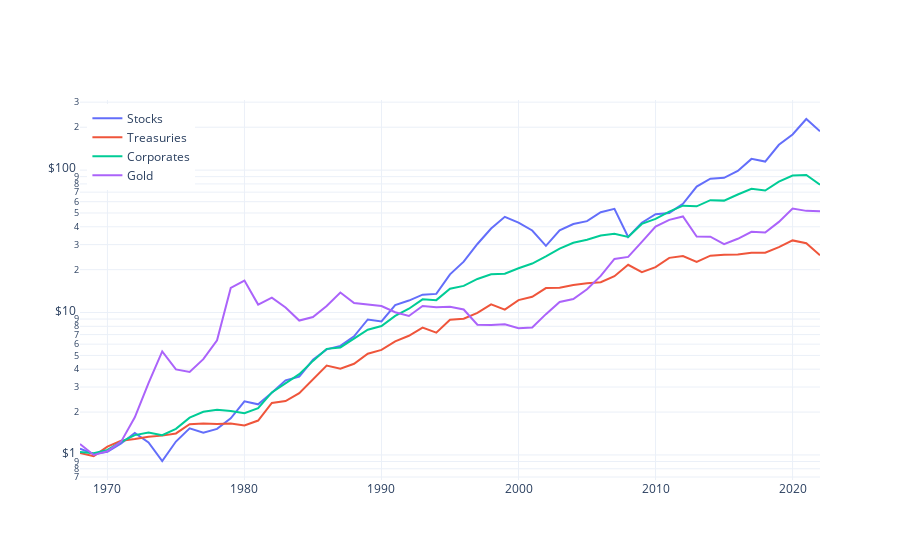

Notebook source saved alongside this figure:
### Markdown cell above
# FIGURE 3 (COMPOUND RETURNS ON LOG SCALE)

### Code cell
accum = (1+df).cumprod()

traces = []
for asset in accum.columns:
    trace = go.Scatter(
        x=accum.index.to_list(),
        y=accum[asset],
        name=asset,
        text=[asset]*accum.shape[0],
        hovertemplate="%{text} = $%{y:.2f}<extra></extra>"
    )
    traces.append(trace)

fig = go.Figure()
for trace in traces:
    fig.add_trace(trace)

fig.update_layout(
    yaxis_tickprefix="$",
    xaxis_tickformat=".0f",
    yaxis_type="log",
    hovermode="x unified",
    template="plotly_white",
    legend=dict(
        yanchor="top", 
        y=0.99, 
        xanchor="left", 
        x=0.01
    ),
)
fig.show()

### Figure 1 — Plotly figure (JSON) as saved in the notebook; plotly's stock layout.template omitted (floating-point values rounded to 4 significant figures)
{"data": [{"hovertemplate": "%{text} = $%{y:.2f}<extra></extra>", "name": "Stocks", "text": ["Stocks", "Stocks", "Stocks", "Stocks", "Stocks", "Stocks", "Stocks", "Stocks", "Stocks", "Stocks", "Stocks", "Stocks", "Stocks", "Stocks", "Stocks", "Stocks", "Stocks", "Stocks", "Stocks", "Stocks", "Stocks", "Stocks", "Stocks", "Stocks", "Stocks", "Stocks", "Stocks", "Stocks", "Stocks", "Stocks", "Stocks", "Stocks", "Stocks", "Stocks", "Stocks", "Stocks", "Stocks", "Stocks", "Stocks", "Stocks", "Stocks", "Stocks", "Stocks", "Stocks", "Stocks", "Stocks", "Stocks", "Stocks", "Stocks", "Stocks", "Stocks", "Stocks", "Stocks", "Stocks", "Stocks"], "type": "scatter", "x": [1968, 1969, 1970, 1971, 1972, 1973, 1974, 1975, 1976, 1977, 1978, 1979, 1980, 1981, 1982, 1983, 1984, 1985, 1986, 1987, 1988, 1989, 1990, 1991, 1992, 1993, 1994, 1995, 1996, 1997, 1998, 1999, 2000, 2001, 2002, 2003, 2004, 2005, 2006, 2007, 2008, 2009, 2010, 2011, 2012, 2013, 2014, 2015, 2016, 2017, 2018, 2019, 2020, 2021, 2022], "y": [1.108, 1.017, 1.053, 1.203, 1.428, 1.224, 0.907, 1.242, 1.539, 1.431, 1.524, 1.807, 2.38, 2.268, 2.731, 3.341, 3.547, 4.654, 5.515, 5.836, 6.801, 8.942, 8.668, 11.29, 12.13, 13.34, 13.52, 18.55, 22.76, 30.29, 38.87, 46.99, 42.75, 37.68, 29.41, 37.74, 41.8, 43.82, 50.66, 53.44, 33.91, 42.7, 49.03, 50.06, 58.01, 76.66, 87.03, 88.23, 98.61, 119.9, 114.8, 150.7, 177.9, 228.5, 187.3]}, {"hovertemplate": "%{text} = $%{y:.2f}<extra></extra>", "name": "Treasuries", "text": ["Treasuries", "Treasuries", "Treasuries", "Treasuries", "Treasuries", "Treasuries", "Treasuries", "Treasuries", "Treasuries", "Treasuries", "Treasuries", "Treasuries", "Treasuries", "Treasuries", "Treasuries", "Treasuries", "Treasuries", "Treasuries", "Treasuries", "Treasuries", "Treasuries", "Treasuries", "Treasuries", "Treasuries", "Treasuries", "Treasuries", "Treasuries", "Treasuries", "Treasuries", "Treasuries", "Treasuries", "Treasuries", "Treasuries", "Treasuries", "Treasuries", "Treasuries", "Treasuries", "Treasuries", "Treasuries", "Treasuries", "Treasuries", "Treasuries", "Treasuries", "Treasuries", "Treasuries", "Treasuries", "Treasuries", "Treasuries", "Treasuries", "Treasuries", "Treasuries", "Treasuries", "Treasuries", "Treasuries", "Treasuries"], "type": "scatter", "x": [1968, 1969, 1970, 1971, 1972, 1973, 1974, 1975, 1976, 1977, 1978, 1979, 1980, 1981, 1982, 1983, 1984, 1985, 1986, 1987, 1988, 1989, 1990, 1991, 1992, 1993, 1994, 1995, 1996, 1997, 1998, 1999, 2000, 2001, 2002, 2003, 2004, 2005, 2006, 2007, 2008, 2009, 2010, 2011, 2012, 2013, 2014, 2015, 2016, 2017, 2018, 2019, 2020, 2021, 2022], "y": [1.033, 0.981, 1.145, 1.257, 1.293, 1.34, 1.367, 1.416, 1.642, 1.664, 1.651, 1.662, 1.612, 1.744, 2.317, 2.391, 2.719, 3.418, 4.248, 4.038, 4.37, 5.143, 5.463, 6.283, 6.871, 7.848, 7.217, 8.912, 9.039, 9.938, 11.42, 10.48, 12.22, 12.9, 14.85, 14.91, 15.58, 16.03, 16.34, 18.01, 21.63, 19.22, 20.85, 24.2, 24.91, 22.65, 25.08, 25.4, 25.58, 26.29, 26.29, 28.82, 32.09, 30.67, 25.2]}, {"hovertemplate": "%{text} = $%{y:.2f}<extra></extra>", "name": "Corporates", "text": ["Corporates", "Corporates", "Corporates", "Corporates", "Corporates", "Corporates", "Corporates", "Corporates", "Corporates", "Corporates", "Corporates", "Corporates", "Corporates", "Corporates", "Corporates", "Corporates", "Corporates", "Corporates", "Corporates", "Corporates", "Corporates", "Corporates", "Corporates", "Corporates", "Corporates", "Corporates", "Corporates", "Corporates", "Corporates", "Corporates", "Corporates", "Corporates", "Corporates", "Corporates", "Corporates", "Corporates", "Corporates", "Corporates", "Corporates", "Corporates", "Corporates", "Corporates", "Corporates", "Corporates", "Corporates", "Corporates", "Corporates", "Corporates", "Corporates", "Corporates", "Corporates", "Corporates", "Corporates", "Corporates", "Corporates"], "type": "scatter", "x": [1968, 1969, 1970, 1971, 1972, 1973, 1974, 1975, 1976, 1977, 1978, 1979, 1980, 1981, 1982, 1983, 1984, 1985, 1986, 1987, 1988, 1989, 1990, 1991, 1992, 1993, 1994, 1995, 1996, 1997, 1998, 1999, 2000, 2001, 2002, 2003, 2004, 2005, 2006, 2007, 2008, 2009, 2010, 2011, 2012, 2013, 2014, 2015, 2016, 2017, 2018, 2019, 2020, 2021, 2022], "y": [1.048, 1.027, 1.085, 1.237, 1.378, 1.438, 1.375, 1.527, 1.828, 2.01, 2.073, 2.032, 1.964, 2.131, 2.75, 3.195, 3.694, 4.576, 5.559, 5.686, 6.545, 7.579, 8.044, 9.48, 10.63, 12.38, 12.22, 14.68, 15.38, 17.21, 18.57, 18.73, 20.48, 22.08, 24.77, 28.12, 30.9, 32.42, 34.7, 35.8, 33.98, 41.91, 45.41, 51.12, 56.3, 55.7, 61.49, 61.06, 67.39, 73.94, 71.9, 82.92, 91.56, 92.41, 79.02]}, {"hovertemplate": "%{text} = $%{y:.2f}<extra></extra>", "name": "Gold", "text": ["Gold", "Gold", "Gold", "Gold", "Gold", "Gold", "Gold", "Gold", "Gold", "Gold", "Gold", "Gold", "Gold", "Gold", "Gold", "Gold", "Gold", "Gold", "Gold", "Gold", "Gold", "Gold", "Gold", "Gold", "Gold", "Gold", "Gold", "Gold", "Gold", "Gold", "Gold", "Gold", "Gold", "Gold", "Gold", "Gold", "Gold", "Gold", "Gold", "Gold", "Gold", "Gold", "Gold", "Gold", "Gold", "Gold", "Gold", "Gold", "Gold", "Gold", "Gold", "Gold", "Gold", "Gold", "Gold"], "type": "scatter", "x": [1968, 1969, 1970, 1971, 1972, 1973, 1974, 1975, 1976, 1977, 1978, 1979, 1980, 1981, 1982, 1983, 1984, 1985, 1986, 1987, 1988, 1989, 1990, 1991, 1992, 1993, 1994, 1995, 1996, 1997, 1998, 1999, 2000, 2001, 2002, 2003, 2004, 2005, 2006, 2007, 2008, 2009, 2010, 2011, 2012, 2013, 2014, 2015, 2016, 2017, 2018, 2019, 2020, 2021, 2022], "y": [1.192, 1.001, 1.063, 1.24, 1.839, 3.191, 5.33, 3.987, 3.825, 4.707, 6.381, 14.89, 16.76, 11.37, 12.73, 10.84, 8.783, 9.295, 11.11, 13.83, 11.66, 11.4, 11.11, 10.05, 9.463, 11.1, 10.87, 10.99, 10.5, 8.221, 8.171, 8.267, 7.75, 7.86, 9.743, 11.86, 12.45, 14.58, 18.07, 23.78, 24.59, 31.38, 40.09, 44.76, 47.3, 34.15, 34.09, 30.19, 32.95, 36.85, 36.43, 43.29, 53.75, 51.74, 51.52]}], "layout": {"hovermode": "x unified", "legend": {"x": 0.01, "xanchor": "left", "y": 0.99, "yanchor": "top"}, "xaxis": {"tickformat": ".0f"}, "yaxis": {"tickprefix": "$", "type": "log"}}}
